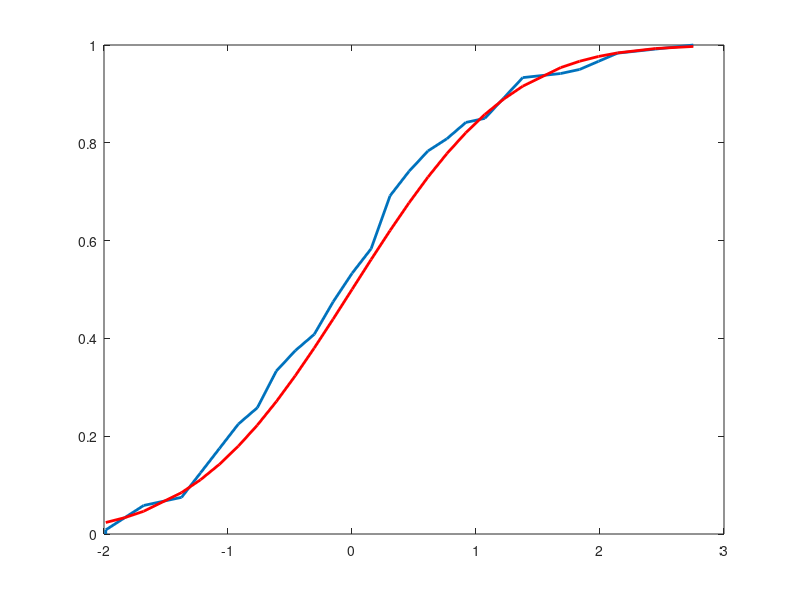

The MATLAB script that drew this image: (Note: this script raises an error after producing the figure.)
load examgrades;
test1 = grades(:,2);
x = zscore(test1);
h = kstest(x); %h=0 means accept null, it is normal

%Plot
[f,x_values]=ecdf(x);
F=plot(x_values,f);
set(F,'LineWidth',2);
hold on;
G=plot(x_values,normcdf(x_values,0,1),'r-');
set(G,'LineWidth',2);
legend([F G],...
       'Empirical CDF','Standard Normal CDF',...
       'Location','SE');
%%PDF
x2=0:10;
y2=pdf('Normal',x2,0,1);